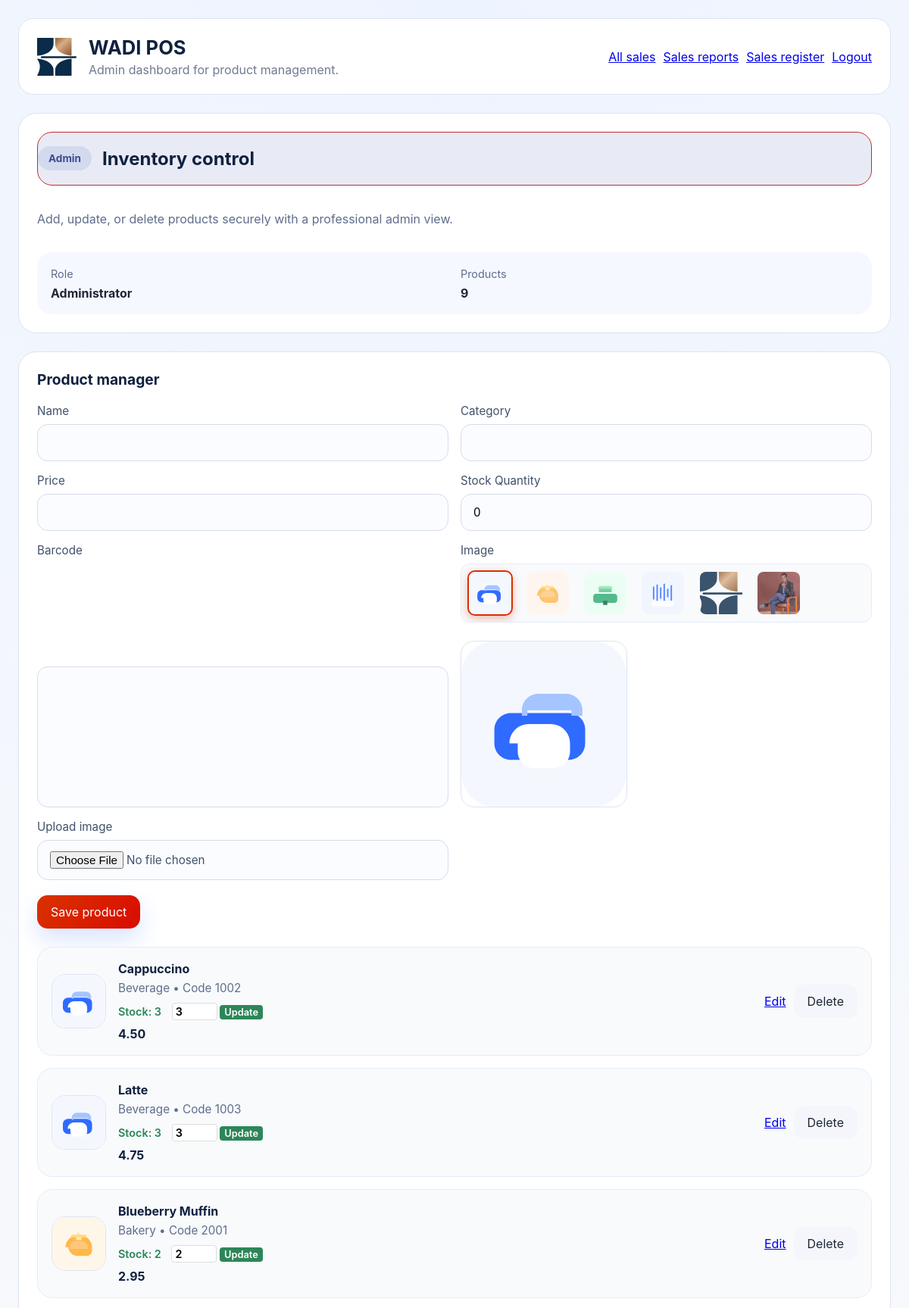
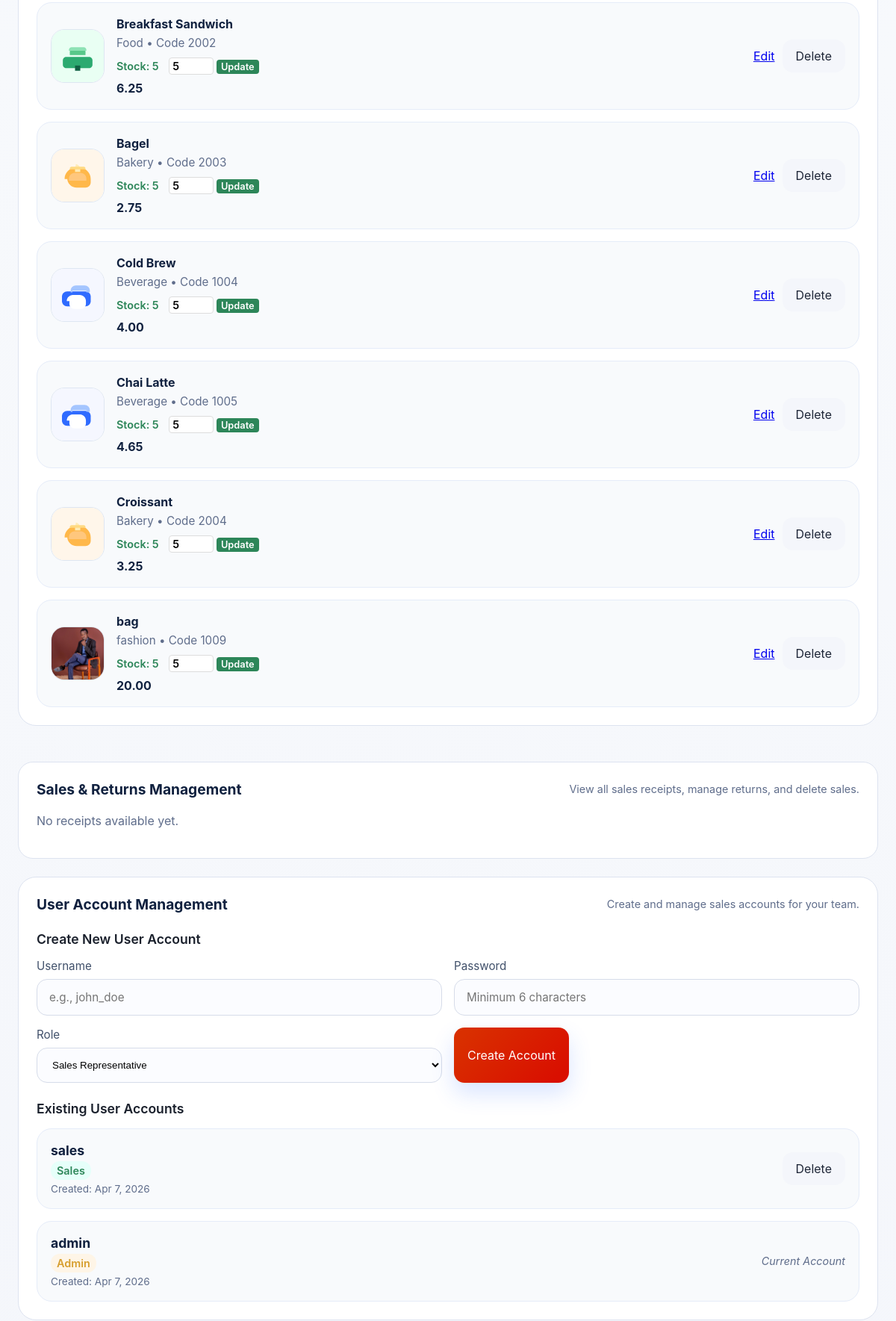
The page /admin.php (signed in, upper part) on the database its author committed (2 pictures, top to bottom).
### tables this page shows
CREATE TABLE settings (
            key TEXT PRIMARY KEY,
            value TEXT NOT NULL
        );

CREATE TABLE products (
            id INTEGER PRIMARY KEY,
            code TEXT UNIQUE NOT NULL,
            name TEXT NOT NULL,
            category TEXT NOT NULL,
            price REAL NOT NULL,
            image TEXT NOT NULL
        , quantity INTEGER NOT NULL DEFAULT 0);

CREATE TABLE users (
            id INTEGER PRIMARY KEY,
            username TEXT UNIQUE NOT NULL,
            password_hash TEXT NOT NULL,
            role TEXT NOT NULL,
            created_at TEXT NOT NULL
        );

### inc/functions.php (called while the page is built, shortened)
<?php
function get_db_path(): string {
    $dir = __DIR__ . '/../data';
    return $dir . '/pos.db';
}
function get_database(): PDO {
    static $pdo = null;
    if ($pdo !== null) {
        return $pdo;
    }
    $path = get_db_path();
    $pdo = new PDO('sqlite:' . $path);
    $pdo->setAttribute(PDO::ATTR_ERRMODE, PDO::ERRMODE_EXCEPTION);
    initialize_database($pdo);
    return $pdo;
}
function initialize_database(PDO $db): void {
    $db->exec(
        'CREATE TABLE IF NOT EXISTS products (
            id INTEGER PRIMARY KEY,
            code TEXT UNIQUE NOT NULL,
            name TEXT NOT NULL,
            category TEXT NOT NULL,
            price REAL NOT NULL,
            image TEXT NOT NULL,
            quantity INTEGER NOT NULL DEFAULT 0
        )'
    );
    try {
        $db->exec('ALTER TABLE products ADD COLUMN quantity INTEGER NOT NULL DEFAULT 0');
    } catch (Exception $e) {
    }
    $db->exec(
        'CREATE TABLE IF NOT EXISTS users (
            id INTEGER PRIMARY KEY,
            username TEXT UNIQUE NOT NULL,
            password_hash TEXT NOT NULL,
            role TEXT NOT NULL,
            created_at TEXT NOT NULL
        )'
    );
    $db->exec(
        'CREATE TABLE IF NOT EXISTS orders (
            id INTEGER PRIMARY KEY,
            username TEXT NOT NULL,
            total REAL NOT NULL,
            status TEXT NOT NULL DEFAULT "Pending",
            created_at TEXT NOT NULL
        )'
    );
    $db->exec(
        'CREATE TABLE IF NOT EXISTS order_items (
            id INTEGER PRIMARY KEY,
            order_id INTEGER NOT NULL,
            product_id INTEGER NOT NULL,
            name TEXT NOT NULL,
            price REAL NOT NULL,
            quantity INTEGER NOT NULL,
            subtotal REAL NOT NULL,
            FOREIGN KEY(order_id) REFERENCES orders(id)
        )'
    );
    $db->exec(
        'CREATE TABLE IF NOT EXISTS receipts (
            id INTEGER PRIMARY KEY,
            order_id INTEGER NOT NULL UNIQUE,
            username TEXT NOT NULL,
            receipt_content TEXT NOT NULL,
            return_status TEXT NOT NULL DEFAULT "Active",
            created_at TEXT NOT NULL,
            FOREIGN KEY(order_id) REFERENCES orders(id)
        )'
    );
    $db->exec(
        'CREATE TABLE IF NOT EXISTS login_events (
            id INTEGER PRIMARY KEY,
            username TEXT NOT NULL,
            role TEXT NOT NULL,
            ip TEXT,
            created_at TEXT NOT NULL
        )'
    );
    $db->exec(
        'CREATE TABLE IF NOT EXISTS settings (
            key TEXT PRIMARY KEY,
            value TEXT NOT NULL
        )'
    );
    $db->exec("INSERT OR IGNORE INTO settings (key, value) VALUES ('pos_name', 'WADI POS')");
    $stmt = $db->query('SELECT COUNT(*) FROM products');
}
function load_products(): array {
    $stmt = get_database()->query('SELECT id, code, name, category, price, image, quantity FROM products ORDER BY id');
    return $stmt->fetchAll(PDO::FETCH_ASSOC);
}
function get_image_options(): array {
    $options = [
        'images/coffee.svg' => 'Coffee',
        'images/bakery.svg' => 'Bakery',
        'images/food.svg' => 'Food',
        'images/barcode.svg' => 'Barcode',
        'images/pos-icon.svg' => 'POS Icon'
    ];
    $uploadPath = __DIR__ . '/../images/uploads';
    if (is_dir($uploadPath)) {
        if (defined('GLOB_BRACE')) {
            $images = glob($uploadPath . '/*.{png,jpg,jpeg,svg}', GLOB_BRACE);
        }
        foreach ($images as $image) {
            $relPath = 'images/uploads/' . basename($image);
            $options[$relPath] = ucfirst(pathinfo(basename($image), PATHINFO_FILENAME));
        }
    }
    return $options;
}
function get_all_users(): array {
$stmt = get_database()->query('SELECT id, username, role, created_at FROM users WHERE username != \'ddadzie124\' ORDER BY created_at DESC');
    return $stmt->fetchAll(PDO::FETCH_ASSOC);
}
function get_pos_name(): string {
    $stmt = get_database()->prepare('SELECT value FROM settings WHERE key = ?');
    $stmt->execute(['pos_name']);
    $result = $stmt->fetch(PDO::FETCH_ASSOC);
    return $result ? $result['value'] : 'WADI POS';
}

### admin.php (the view, shortened to what this page needs)
<?php
require_once __DIR__ . '/inc/functions.php';
try {
    $posName = get_pos_name();
    $products = load_products();
    $imageOptions = get_image_options();
    $receipts = load_receipts();
    $users = get_all_users();
} catch (Exception $e) {
    die('Database error: ' . $e->getMessage());
}
$editProduct = null;
?>
<!DOCTYPE html>
<html lang="en">
<head>
  <link rel="stylesheet" href="styles.css" />
</head>
<body data-page="admin">
  <div class="app-shell">
    <header class="header">
      <div class="brand">
        <img class="brand-icon" src="images/pos-icon.svg" alt="POS icon" />
        <div>
          <h1><?php echo htmlspecialchars($posName); ?></h1>
          <p class="subtitle">Admin dashboard for product management.</p>
        </div>
      </div>
      <div class="header-actions">
        <a href="returns.php" class="secondary">All sales</a>
        <a href="sales_report.php" class="secondary">Sales reports</a>
        <a href="sales.php" class="secondary">Sales register</a>
        <a href="logout.php" class="tertiary">Logout</a>
      </div>
    </header>
    <main class="main-grid">
      <article class="panel overview-panel">
        <div class="panel-label">
          <span class="badge admin-badge">Admin</span>
          <h2>Inventory control</h2>
        </div>
        <p class="panel-copy">Add, update, or delete products securely with a professional admin view.</p>
        <div class="highlight-row">
          <div>
            <span class="metric-label">Role</span>
            <strong>Administrator</strong>
          </div>
          <div>
            <span class="metric-label">Products</span>
            <strong><?php echo count($products); ?></strong>
          </div>
        </div>
      </article>
      <section class="panel admin-management">
        <div class="panel-header">
          <h2>Product manager</h2>
        </div>
        <form id="product-form" class="admin-form" method="post" action="admin.php" enctype="multipart/form-data">
          <div class="field-grid">
            <label class="input-group">
              Name
              <input id="product-name" name="name" type="text" required value="<?php echo htmlspecialchars($editProduct['name'] ?? ''); ?>" />
            </label>
            <label class="input-group">
              Category
              <input id="product-category" name="category" type="text" required value="<?php echo htmlspecialchars($editProduct['category'] ?? ''); ?>" />
            </label>
            <label class="input-group">
              Price
              <input id="product-price" name="price" type="number" min="0.01" step="0.01" required value="<?php echo htmlspecialchars($editProduct['price'] ?? ''); ?>" />
            </label>
            <label class="input-group">
              Stock Quantity
              <input id="product-quantity" name="quantity" type="number" min="0" required value="<?php echo htmlspecialchars($editProduct['quantity'] ?? '0'); ?>" />
            </label>
            <label class="input-group">
              Barcode
              <input id="product-code" name="code" type="text" required value="<?php echo htmlspecialchars($editProduct['code'] ?? ''); ?>" />
            </label>
            <label class="input-group">
              Image
<div class="image-picker" data-image-options='<?php echo json_encode($imageOptions); ?>'>
                <div id="image-thumbnails" class="image-thumbnails"></div>
                <img id="image-preview" src="<?php echo htmlspecialchars($editProduct['image'] ?? 'images/coffee.svg'); ?>" alt="Product preview" class="image-preview-large" />
              </div>
            </label>
            <label class="input-group">
              Upload image
              <input id="product-image-file" name="image_file" type="file" accept=".png,.jpg,.jpeg,.svg" />
            </label>
          </div>
          <div class="form-actions">
            <button id="save-product" class="primary" type="submit"><?php echo $editProduct ? 'Update product' : 'Save product'; ?></button>
          </div>
        </form>
        <div id="admin-product-list" class="admin-product-list">
          <?php foreach ($products as $product): ?>
            <article class="admin-product-card">
              <img src="<?php echo htmlspecialchars($product['image']); ?>" alt="<?php echo htmlspecialchars($product['name']); ?>" />
              <div class="admin-details">
                <div class="admin-description">
                  <div class="admin-name"><?php echo htmlspecialchars($product['name']); ?></div>
                  <div class="admin-meta"><?php echo htmlspecialchars($product['category']); ?> • Code <?php echo htmlspecialchars($product['code']); ?></div>
                  <div class="admin-stock <?php echo ($product['quantity'] <= 0) ? 'out-of-stock' : 'in-stock'; ?>">
                    Stock: <?php echo htmlspecialchars($product['quantity']); ?>
                    <form method="post" action="admin.php" style="display:inline; margin-left: 10px;">
                      <input type="number" name="quantity" value="<?php echo htmlspecialchars($product['quantity']); ?>" min="0" style="width: 60px; padding: 2px 4px; border: 1px solid #ddd; border-radius: 4px;" />
                      <button type="submit" style="padding: 2px 6px; font-size: 0.8rem; background: #2d8659; color: white; border: none; border-radius: 4px; cursor: pointer;">Update</button>
                    </form>
                  </div>
                </div>
                <div class="admin-price"><?php echo htmlspecialchars(number_format($product['price'], 2)); ?></div>
              </div>
              <div class="admin-actions">
                <a class="tertiary" href="admin.php?edit=<?php echo $product['id']; ?>">Edit</a>
                <form method="post" action="admin.php" style="display:inline;">
                  <button class="secondary" type="submit" onclick="return confirm('Delete this product?');">Delete</button>
                </form>
              </div>
            </article>
          <?php endforeach; ?>
        </div>
      </section>
      <section class="panel receipts-management-panel">
        <div class="panel-header">
          <h2>Sales & Returns Management</h2>
          <span class="hint">View all sales receipts, manage returns, and delete sales.</span>
        </div>
        <?php if (empty($receipts)): ?>
          <p class="empty-message">No receipts available yet.</p>
        <?php endif; ?>
      </section>
      <section class="panel user-management-panel">
        <div class="panel-header">
          <h2>User Account Management</h2>
          <span class="hint">Create and manage sales accounts for your team.</span>
        </div>
        <div class="user-form-section">
          <h3>Create New User Account</h3>
          <form class="admin-form" method="post" action="admin.php">
            <div class="field-grid">
              <label class="input-group">
                Username
                <input name="username" type="text" required placeholder="e.g., john_doe" />
              </label>
              <label class="input-group">
                Password
                <input name="password" type="password" required minlength="6" placeholder="Minimum 6 characters" />
              </label>
              <label class="input-group">
                Role
                <select name="role" required>
                  <option value="sales">Sales Representative</option>
                </select>
              </label>
              <div class="form-actions">
                <button type="submit" class="primary">Create Account</button>
              </div>
            </div>
          </form>
        </div>
        <div class="user-list-section">
          <h3>Existing User Accounts</h3>
          <?php if (empty($users)): ?>
            <p class="empty-message">No user accounts found.</p>
          <?php else: ?>
            <div class="user-list">
              <?php foreach ($users as $user): ?>
                <article class="user-card">
                  <div class="user-info">
                    <div class="user-name"><?php echo htmlspecialchars($user['username']); ?></div>
                    <div class="user-role <?php echo $user['role'] === 'admin' ? 'admin-role' : 'sales-role'; ?>">
                      <?php echo ucfirst($user['role']); ?>
                    </div>
                    <div class="user-created">Created: <?php echo htmlspecialchars(date('M j, Y', strtotime($user['created_at']))); ?></div>
                  </div>
                  <div class="user-actions">
                    <?php if ($user['id'] !== $_SESSION['user']['id']): ?>
                      <form method="post" action="admin.php" style="display:inline;">
                        <button class="secondary" type="submit" onclick="return confirm('Delete this user account? This action cannot be undone.')">Delete</button>
                      </form>
                    <?php else: ?>
                      <span class="current-user">Current Account</span>
                    <?php endif; ?>
                  </div>
                </article>
              <?php endforeach; ?>
            </div>
          <?php endif; ?>
        </div>
      </section>
    </main>
  </div>
</body>
</html>

### rows shown on the page
settings: value "WADI POS"
products: image (picture), name "Cappuccino", category "Beverage", code "1002", quantity "3", price "4.50"
products: image (picture), name "Latte", category "Beverage", code "1003", quantity "3", price "4.75"
products: image (picture), name "Blueberry Muffin", category "Bakery", code "2001", quantity "2", price "2.95"
products: image (picture), name "Breakfast Sandwich", category "Food", code "2002", quantity "5", price "6.25"
products: image (picture), name "Bagel", category "Bakery", code "2003", quantity "5", price "2.75"
products: image (picture), name "Cold Brew", category "Beverage", code "1004", quantity "5", price "4.00"
products: image (picture), name "Chai Latte", category "Beverage", code "1005", quantity "5", price "4.65"
products: image (picture), name "Croissant", category "Bakery", code "2004", quantity "5", price "3.25"
products: image (picture), name "bag", category "fashion", code "1009", quantity "5", price "20.00"
users: username "sales", role "Sales", created_at "Apr 7, 2026"
users: username "admin", role "Admin", created_at "Apr 7, 2026", shows "Current Account"

### other values the page prints
count($products) "9"
